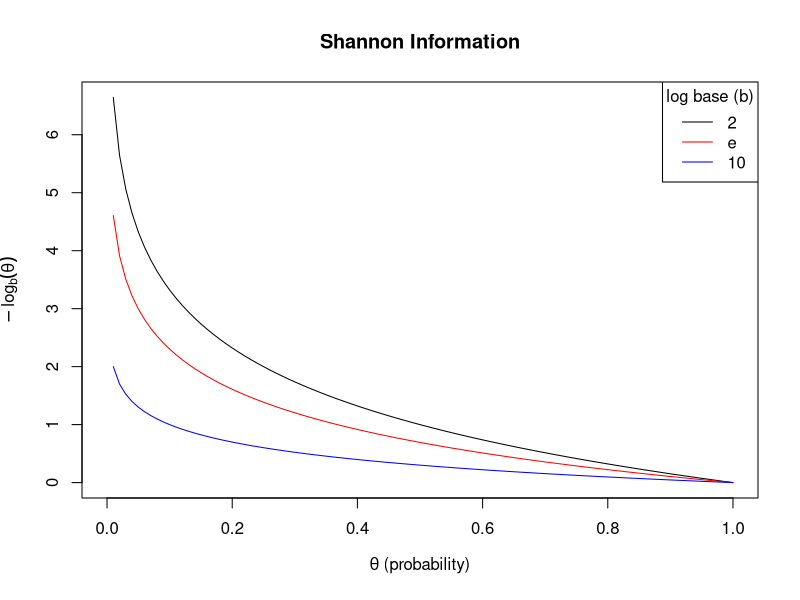
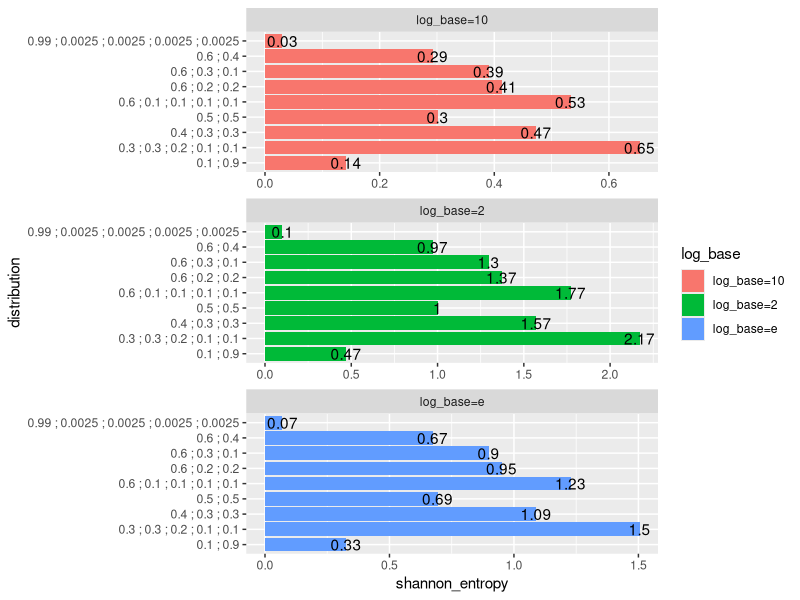

Write the R code that produced these figures, in order.
## ---- chunk 1
knitr::opts_chunk$set(echo = TRUE)
library(tidyverse)
## ---- chunk 2
x_sequence <- seq(from=0, to=1, by=0.01)
plot( 
         x = x_sequence,
         y = -log(x_sequence, base=2),
      type = "l",
      xlab = bquote(theta~"(probability)"),
      ylab = bquote( -log[b](theta) ),
      main = "Shannon Information",
       col = "black"
    )
lines( 
        x = x_sequence,
        y = -log(x_sequence),
      col = "red"
    )
lines( 
        x = x_sequence,
        y = -log(x_sequence, base=10),
      col = "blue"
    )
legend(
                 "topright",
           col = c("black","red","blue"),
        legend = c("2","e","10"),
           lty = rep(1,3),
         title = "log base (b)" 
)
## ---- chunk 3

distribution_examples <- 
  list( 
          c( 0.5, 0.5 ),
          c( 0.6, 0.4 ),
          c( 0.1, 0.9 ),
          c( 0.4, 0.3, 0.3 ),
          c( 0.6, 0.2, 0.2 ),
          c( 0.6, 0.3, 0.1 ),
          c( 0.3, 0.3, 0.2, 0.1, 0.1),
          c( 0.6, 0.1, 0.1, 0.1, 0.1),
          c( 0.99, 0.0025, 0.0025, 0.0025, 0.0025)
    )

bind_rows(
            tibble( 
              distribution = lapply( distribution_examples,
                                     function(x) paste(x, collapse=" ; ") 
                                   ) %>% unlist(),
              log_base = "log_base=2",
              shannon_entropy = lapply( distribution_examples,
                                        function(x) -sum( x * log(x, base=2) ) 
                                      ) %>% unlist()
              )
            ,
            tibble( 
              distribution = lapply( distribution_examples,
                                     function(x) paste(x, collapse=" ; ") 
                                   ) %>% unlist(),
              log_base = "log_base=e",
              shannon_entropy = lapply( distribution_examples,
                                        function(x) -sum( x * log(x, base=exp(1)) ) 
                                      ) %>% unlist()
              )
            ,
            tibble( 
              distribution = lapply( distribution_examples,
                                     function(x) paste(x, collapse=" ; ") 
                                   ) %>% unlist(),
              log_base = "log_base=10",
              shannon_entropy = lapply( distribution_examples,
                                        function(x) -sum( x * log(x, base=10) ) 
                                      ) %>% unlist()
              )
            
            
  ) %>% 
  
  ggplot( data = .,
          aes( x = distribution,
               y = shannon_entropy,
               label = round(shannon_entropy, digits=2),
               fill = log_base
             )
        ) + 
  geom_bar( stat = "identity", position="dodge" ) +
  geom_text() + 
  coord_flip() + 
  facet_wrap( ~log_base, ncol=1, scales="free_x" )
